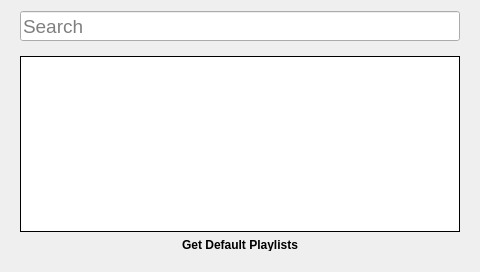
<?xml version="1.0" encoding="UTF-8"?>
<ui version="4.0">
 <class>Form</class>
 <widget class="QWidget" name="Form">
  <property name="geometry">
   <rect>
    <x>0</x>
    <y>0</y>
    <width>480</width>
    <height>272</height>
   </rect>
  </property>
  <property name="windowTitle">
   <string>SpotiPy</string>
  </property>
  <property name="autoFillBackground">
   <bool>true</bool>
  </property>
  <layout class="QVBoxLayout" name="verticalLayout">
   <item>
    <layout class="QHBoxLayout" name="horizontalLayout_2">
     <item>
      <spacer name="horizontalSpacer">
       <property name="orientation">
        <enum>Qt::Horizontal</enum>
       </property>
       <property name="sizeHint" stdset="0">
        <size>
         <width>40</width>
         <height>20</height>
        </size>
       </property>
      </spacer>
     </item>
     <item>
      <widget class="QLineEdit" name="Search">
       <property name="minimumSize">
        <size>
         <width>440</width>
         <height>30</height>
        </size>
       </property>
       <property name="maximumSize">
        <size>
         <width>440</width>
         <height>30</height>
        </size>
       </property>
       <property name="font">
        <font>
         <pointsize>14</pointsize>
        </font>
       </property>
       <property name="layoutDirection">
        <enum>Qt::LeftToRight</enum>
       </property>
       <property name="frame">
        <bool>true</bool>
       </property>
       <property name="alignment">
        <set>Qt::AlignLeading|Qt::AlignLeft|Qt::AlignVCenter</set>
       </property>
       <property name="placeholderText">
        <string>Search</string>
       </property>
      </widget>
     </item>
     <item>
      <spacer name="horizontalSpacer_2">
       <property name="orientation">
        <enum>Qt::Horizontal</enum>
       </property>
       <property name="sizeHint" stdset="0">
        <size>
         <width>40</width>
         <height>20</height>
        </size>
       </property>
      </spacer>
     </item>
    </layout>
   </item>
   <item>
    <widget class="QStackedWidget" name="resultsWindow">
     <property name="currentIndex">
      <number>0</number>
     </property>
     <widget class="QWidget" name="resultsPage">
      <layout class="QVBoxLayout" name="verticalLayout_2">
       <item>
        <widget class="QListWidget" name="resultsList">
         <property name="font">
          <font>
           <pointsize>14</pointsize>
          </font>
         </property>
         <property name="frameShape">
          <enum>QFrame::Box</enum>
         </property>
         <property name="frameShadow">
          <enum>QFrame::Plain</enum>
         </property>
        </widget>
       </item>
       <item>
        <widget class="QPushButton" name="GetDefaultPlaylists">
         <property name="maximumSize">
          <size>
           <width>16777215</width>
           <height>14</height>
          </size>
         </property>
         <property name="font">
          <font>
           <weight>75</weight>
           <bold>true</bold>
          </font>
         </property>
         <property name="layoutDirection">
          <enum>Qt::LeftToRight</enum>
         </property>
         <property name="text">
          <string>Get Default Playlists</string>
         </property>
         <property name="flat">
          <bool>true</bool>
         </property>
        </widget>
       </item>
      </layout>
     </widget>
     <widget class="QWidget" name="playPage">
      <widget class="QWidget" name="layoutWidget">
       <property name="geometry">
        <rect>
         <x>280</x>
         <y>150</y>
         <width>170</width>
         <height>56</height>
        </rect>
       </property>
       <layout class="QHBoxLayout" name="horizontalLayout">
        <item>
         <widget class="QPushButton" name="Prev_button">
          <property name="text">
           <string/>
          </property>
          <property name="icon">
           <iconset>
            <normaloff>../../../Working_Directory/Resources/Icons_and_images/previous_black.png</normaloff>../../../Working_Directory/Resources/Icons_and_images/previous_black.png</iconset>
          </property>
          <property name="iconSize">
           <size>
            <width>36</width>
            <height>36</height>
           </size>
          </property>
          <property name="flat">
           <bool>false</bool>
          </property>
         </widget>
        </item>
        <item>
         <widget class="QPushButton" name="Play_button">
          <property name="autoFillBackground">
           <bool>true</bool>
          </property>
          <property name="text">
           <string/>
          </property>
          <property name="icon">
           <iconset>
            <normaloff>../../../Working_Directory/Resources/Icons_and_images/play_icon_orange.png</normaloff>../../../Working_Directory/Resources/Icons_and_images/play_icon_orange.png</iconset>
          </property>
          <property name="iconSize">
           <size>
            <width>48</width>
            <height>48</height>
           </size>
          </property>
          <property name="flat">
           <bool>false</bool>
          </property>
         </widget>
        </item>
        <item>
         <widget class="QPushButton" name="Next_button">
          <property name="text">
           <string/>
          </property>
          <property name="icon">
           <iconset>
            <normaloff>../../../Working_Directory/Resources/Icons_and_images/next_grey.png</normaloff>../../../Working_Directory/Resources/Icons_and_images/next_grey.png</iconset>
          </property>
          <property name="iconSize">
           <size>
            <width>36</width>
            <height>36</height>
           </size>
          </property>
          <property name="flat">
           <bool>false</bool>
          </property>
         </widget>
        </item>
       </layout>
      </widget>
     </widget>
    </widget>
   </item>
  </layout>
 </widget>
 <resources/>
 <connections/>
</ui>
